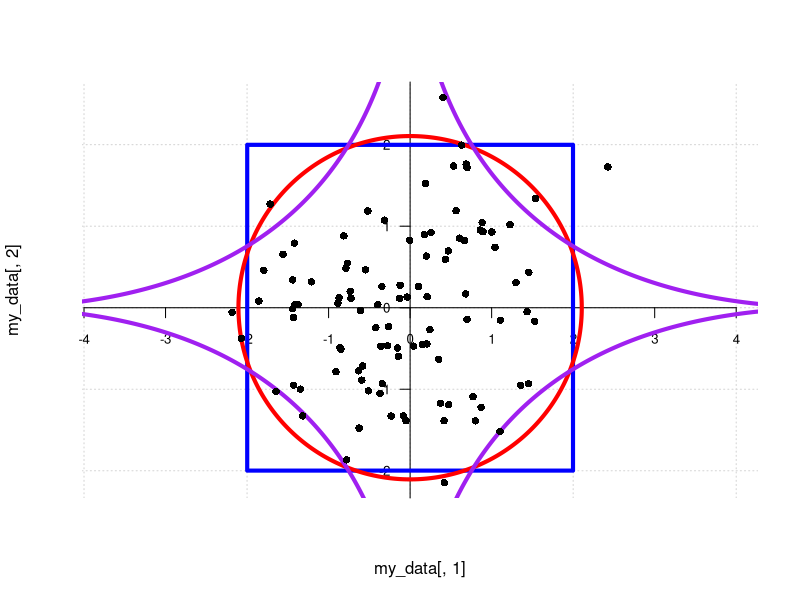
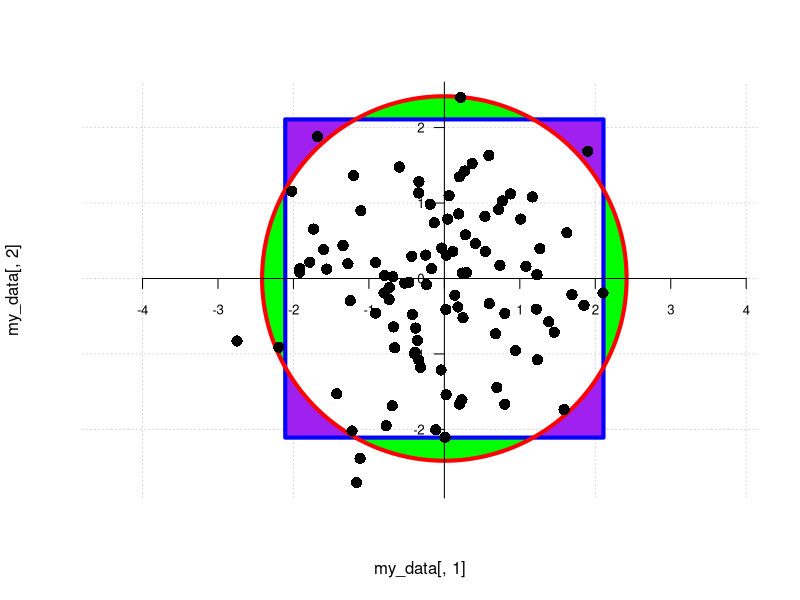
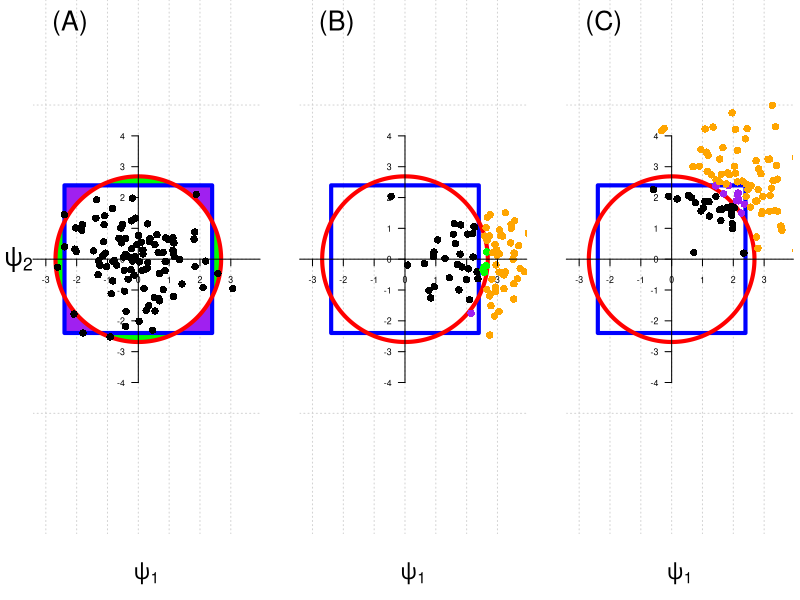

These charts were generated, in order, by the following R code:


set.seed(103)
my_data <- MASS::mvrnorm(n = 100, mu = rep(0, 2), Sigma = diag(2))

plot(my_data[, 1], my_data[, 2], axes = FALSE, asp = 1, 
     bty = 'n', panel.first = grid(), pch = 16)
axis(1, (-4):4, pos = 0, cex.axis = 0.8)
axis(2, (-4):4, pos = 0, cex.axis = 0.8, las = 2)

l_2_cutoff <- quantile(apply(my_data, 1, function(x) sqrt(sum(x ** 2))), 0.95)
l_h_cutoff <- quantile(apply(my_data, 1, function(x) sum(sqrt(abs(x))) ** 2), 0.95)
max_cutoff <- quantile(apply(my_data, 1, function(x) max(abs(x))), 0.95)
max_line <- cbind(c(-max_cutoff, max_cutoff, max_cutoff,-max_cutoff, -max_cutoff),
                 c(-max_cutoff, -max_cutoff, max_cutoff, max_cutoff, -max_cutoff))
half_line_x <- seq(from = -l_h_cutoff, to = l_h_cutoff, length.out = 1000)
half_line_y <- (l_h_cutoff ** (1/2) - half_line_x ** (1/2)) ** 2
half_line_df <- cbind(c(half_line_x, rev(half_line_x), -half_line_x, -rev(half_line_x)), 
                      c(half_line_y, -rev(half_line_y), -half_line_y, rev(half_line_y)))
thetas <- seq(from = 0, to = 2 * pi, length.out = 1000)
l_2_line <- l_2_cutoff * cbind(sin(thetas), cos(thetas))
lines(max_line[, 1], max_line[, 2], col = "blue", lwd = 4)
lines(l_2_line[, 1], l_2_line[, 2], col = "red", lwd = 4)
lines(half_line_df[, 1], half_line_df[, 2], col = "purple", lwd = 4)
points(my_data[, 1], my_data[, 2], pch = 16)


make_plot <- function(seed){
  set.seed(seed)
  my_data <- MASS::mvrnorm(n = 100, mu = rep(0, 2), Sigma = diag(2))
  
  plot(my_data[, 1], my_data[, 2], axes = FALSE, asp = 1, 
       bty = 'n', panel.first = grid(), pch = 16)
  
  l_2_cutoff <- quantile(apply(my_data, 1, function(x) sqrt(sum(x ** 2))), 0.95)
  l_h_cutoff <- quantile(apply(my_data, 1, function(x) sum(sqrt(abs(x))) ** 2), 0.95)
  max_cutoff <- quantile(apply(my_data, 1, function(x) max(abs(x))), 0.95)
  cut_seq <- seq(from = -max_cutoff, to = max_cutoff, length.out = 250)
  max_line <- cbind(c(-cut_seq, rep(max_cutoff, 250), rev(cut_seq), rep(-max_cutoff, 250)),
                    c(rep(-max_cutoff, 250), cut_seq, rep(max_cutoff, 250), rev(cut_seq)))
  thetas <- seq(from = 0, to = 2 * pi, length.out = 1000)
  l_2_line <- l_2_cutoff * cbind(sin(thetas + 5/4 * pi), cos(thetas + 5/4 * pi))
  theta_cut <- asin(max_cutoff/l_2_cutoff)
  theta_cut_2 <- acos(max_cutoff/l_2_cutoff)
  seq_1 <- seq(from = theta_cut, to = pi - theta_cut, length.out = 1000)
  seq_2 <- seq(from = theta_cut_2, to = -theta_cut_2, length.out = 1000)
  seq_3 <- seq(from = theta_cut, to = theta_cut_2, length.out = 1000)
  max_rej <- l_2_cutoff * cbind(sin(c(seq_1, seq_1[1])), cos(c(seq_1, seq_1[1])))
  max_rej_2 <- l_2_cutoff * cbind(sin(c(seq_2, seq_2[1])), cos(c(seq_2, seq_2[1])))
  l_2_rej_2 <- cbind(c(l_2_cutoff * sin(seq_3), max_cutoff, max_cutoff), 
                     c(l_2_cutoff * cos(seq_3), max_cutoff, l_2_cutoff * cos(seq_3[1])))
  
  polygon(max_rej[, 1], max_rej[, 2], col = "green")
  polygon(- 1 * max_rej[, 1], max_rej[, 2], col = "green")
  polygon(max_rej_2[, 1], max_rej_2[, 2], col = "green")
  polygon(max_rej_2[, 1], -1 * max_rej_2[, 2], col = "green")
  polygon(l_2_rej_2[, 1], l_2_rej_2[, 2], col = "purple")
  polygon(l_2_rej_2[, 1], -l_2_rej_2[, 2], col = "purple")
  polygon(-l_2_rej_2[, 1], -l_2_rej_2[, 2], col = "purple")
  polygon(-l_2_rej_2[, 1], l_2_rej_2[, 2], col = "purple")
  lines(max_line[, 1], max_line[, 2], col = "blue", lwd = 4)
  lines(l_2_line[, 1], l_2_line[, 2], col = "red", lwd = 4)
  
  points(my_data[, 1], my_data[, 2], pch = 16, cex = 1.5)
  axis(1, (-4):4, pos = 0, cex.axis = 0.8)
  axis(2, (-4):4, pos = 0, cex.axis = 0.8, las = 2)
}

make_plot(37)

where_are_you <- function(points, max_cut, l2_cut){
  max_norm <- apply(points, 1, function(x) max(abs(x)))
  l_2_norm <- apply(points, 1, function(x) sqrt(sum(x ** 2)))
  max_ind  <- as.integer(max_norm > max_cut)
  l2_ind   <- as.integer(l_2_norm > l2_cut)
  cmb_ind <- 2 * max_ind + l2_ind + max_ind * l2_ind
  col_ind <- rep(NA, length(cmb_ind))
  col_ind[cmb_ind == 0] <- "black"
  col_ind[cmb_ind == 1] <- "purple"
  col_ind[cmb_ind == 2] <- "green"
  col_ind[cmb_ind == 4] <- "orange"
  return(col_ind)
}

make_three_plot <- function(seed){
  set.seed(seed)
  par(mar = c(5, 2.5, 0, 0.5))
  my_data <- MASS::mvrnorm(n = 100, mu = rep(0, 2), Sigma = diag(2))
  par(mfrow = c(1, 3))
  p_xlim <- range(my_data[, 1]) * 1.2
  p_ylim <- range(my_data[, 2]) * 1.2
  plot(my_data[, 1], my_data[, 2], axes = FALSE, asp = 1, 
       bty = 'n', panel.first = grid(), xlim = p_xlim, ylim = p_ylim,
       pch = 16, ylab = "", xlab = expression(psi[1]),
       cex.lab = 2)
  mtext("(A)", side = 3, line = -1, adj = 0.1, cex = 1.6, padj = 1)
  mtext(expression(psi[2]), side = 2, las = 2, cex = 1.5, padj = 0.2)
  
  l_2_cutoff <- quantile(apply(my_data, 1, function(x) sqrt(sum(x ** 2))), 0.95)
  l_h_cutoff <- quantile(apply(my_data, 1, function(x) sum(sqrt(abs(x))) ** 2), 0.95)
  max_cutoff <- quantile(apply(my_data, 1, function(x) max(abs(x))), 0.95)
  cut_seq <- seq(from = -max_cutoff, to = max_cutoff, length.out = 250)
  max_line <- cbind(c(-cut_seq, rep(max_cutoff, 250), rev(cut_seq), rep(-max_cutoff, 250)),
                    c(rep(-max_cutoff, 250), cut_seq, rep(max_cutoff, 250), rev(cut_seq)))
  thetas <- seq(from = 0, to = 2 * pi, length.out = 1000)
  thetas <- seq(from = 0, to = 2 * pi, length.out = 1000)
  l_2_line <- l_2_cutoff * cbind(sin(thetas + 5/4 * pi), cos(thetas + 5/4 * pi))
  theta_cut <- asin(max_cutoff/l_2_cutoff)
  theta_cut_2 <- acos(max_cutoff/l_2_cutoff)
  seq_1 <- seq(from = theta_cut, to = pi - theta_cut, length.out = 1000)
  seq_2 <- seq(from = theta_cut_2, to = -theta_cut_2, length.out = 1000)
  seq_3 <- seq(from = theta_cut, to = theta_cut_2, length.out = 1000)
  max_rej <- l_2_cutoff * cbind(sin(c(seq_1, seq_1[1])), cos(c(seq_1, seq_1[1])))
  max_rej_2 <- l_2_cutoff * cbind(sin(c(seq_2, seq_2[1])), cos(c(seq_2, seq_2[1])))
  l_2_rej_2 <- cbind(c(l_2_cutoff * sin(seq_3), max_cutoff, max_cutoff), 
                     c(l_2_cutoff * cos(seq_3), max_cutoff, l_2_cutoff * cos(seq_3[1])))
  
  polygon(max_rej[, 1], max_rej[, 2], col = "green")
  polygon(- 1 * max_rej[, 1], max_rej[, 2], col = "green")
  polygon(max_rej_2[, 1], max_rej_2[, 2], col = "green")
  polygon(max_rej_2[, 1], -1 * max_rej_2[, 2], col = "green")
  polygon(l_2_rej_2[, 1], l_2_rej_2[, 2], col = "purple")
  polygon(l_2_rej_2[, 1], -l_2_rej_2[, 2], col = "purple")
  polygon(-l_2_rej_2[, 1], -l_2_rej_2[, 2], col = "purple")
  polygon(-l_2_rej_2[, 1], l_2_rej_2[, 2], col = "purple")
  
  lines(max_line[, 1], max_line[, 2], col = "blue", lwd = 4)
  lines(l_2_line[, 1], l_2_line[, 2], col = "red", lwd = 4)
  
  points(my_data[, 1], my_data[, 2], pch = 16, cex = 1.5)
  axis(1, (-4):4, pos = 0, cex.axis = 0.8)
  axis(2, (-4):4, pos = 0, cex.axis = 0.8, las = 2)
  plot(NULL, xlim = p_xlim, ylim = p_ylim, axes = FALSE, asp = 1,
       bty = 'n', panel.first = grid(), ylab = "", xlab = expression(psi[1]),
       cex.lab = 2)
  mtext("(B)", side = 3, line = -1, adj = 0.1, cex = 1.6, padj = 1)
  lines(max_line[, 1], max_line[, 2], col = "blue", lwd = 4)
  lines(l_2_line[, 1], l_2_line[, 2], col = "red", lwd = 4)
  my_data_2 <- MASS::mvrnorm(n = 100, mu = c(max_cutoff * 1.2, 0), Sigma = diag(2))

  points(my_data_2[, 1], my_data_2[, 2], pch = 16,
         col = where_are_you(my_data_2, max_cut = max_cutoff,
                             l2_cut =  l_2_cutoff), cex = 1.5)
  axis(1, (-4):4, pos = 0, cex.axis = 0.8)
  axis(2, (-4):4, pos = 0, cex.axis = 0.8, las = 2)
  plot(NULL, xlim = p_xlim, ylim = p_ylim, axes = FALSE, asp = 1,
       bty = 'n', panel.first = grid(), ylab = "", xlab = expression(psi[1]),
       cex.lab = 2)
  mtext("(C)", side = 3, line = -1, adj = 0.1, cex = 1.6, padj = 1)
  lines(max_line[, 1], max_line[, 2], col = "blue", lwd = 4)
  lines(l_2_line[, 1], l_2_line[, 2], col = "red", lwd = 4)
  my_data_3 <- MASS::mvrnorm(n = 100, mu = 1.2 * rep(l_2_cutoff/sqrt(2), 2), Sigma = diag(2))
  
  points(my_data_3[, 1], my_data_3[, 2], pch = 16,
         col = where_are_you(my_data_3, max_cut = max_cutoff,
                             l2_cut =  l_2_cutoff), cex = 1.5)
  axis(1, (-4):4, pos = 0, cex.axis = 0.8, cex.lab = 2)
  axis(2, (-4):4, pos = 0, cex.axis = 0.8, las = 2)
}

make_three_plot(201)
